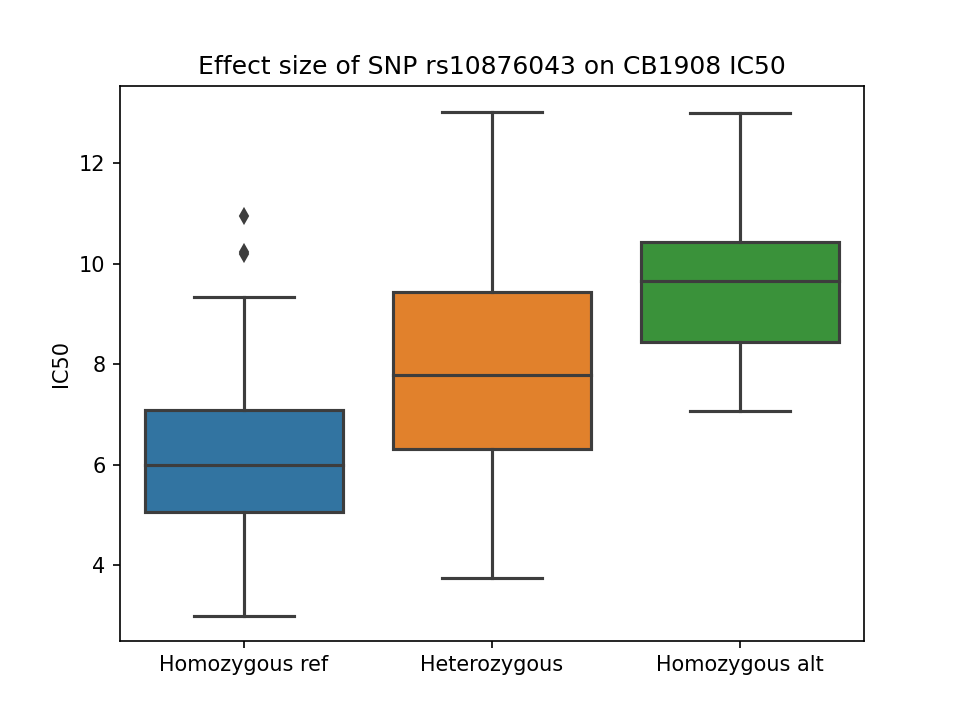

This figure's Python source:
#!/usr/bin/env python

import pandas as pd
import numpy as np
import matplotlib.pyplot as plt
from vcfParser import parse_vcf
import seaborn as sb

df = pd.read_csv('CB1908_IC50_gwas_results.assoc.linear', 
	delim_whitespace=True)

# only care about genotype p-values
df = df[df['TEST'] == 'ADD']

# identify the snp with the lowest p-value
top_snp = df.loc[df['P'] == df['P'].min(), 'SNP'].item()

# read in the genotypes data
gt = pd.DataFrame(parse_vcf('gwas_data/genotypes.vcf'))

# make a list out of the genotype data from the top snp...
# the gt[2] == top_snp finds the row w/ the correct snp and makes a new
# pandas df that's just that row. then .values.tolist() converts the values
# in that df into a list object. but for some reason it makes a list of lists
# with only 1 object in the super list, which is the list of all the items in
# the row... so then I select that first super list [0] and within that, select
# the 10th through final items [9:] to grab just the genotype values

gt_list = gt[gt[2] == top_snp].values.tolist()[0][9:]

# extract a list of just the IC50 values
pt = pd.read_csv('gwas_data/CB1908_IC50.txt', delim_whitespace=True)
pt_list = pt['CB1908_IC50']

# make lists of homozygous ref, alt, and hets
ref_list = []
het_list = []
alt_list = []

for i, gen in enumerate(gt_list):
	if gen == '0/0':
		ref_list.append(pt_list[i])
	elif gen == '0/1' or gen == '1/0':
		het_list.append(pt_list[i])
	elif gen == '1/1':
		alt_list.append(pt_list[i])
	else:
		pass

# d = {'Homozygous ref': ref_list, 'Heterozygous': het_list, 
# 		'Homozygous alt': alt_list}

fig, ax = plt.subplots()

ax = sb.boxplot(data = [ref_list, het_list, alt_list])
ax.set_xticklabels(['Homozygous ref', 'Heterozygous', 'Homozygous alt'])
ax.set_ylabel('IC50')
plt.title('Effect size of SNP ' + top_snp + ' on CB1908 IC50')

plt.savefig('effect_size.png', dpi=300)